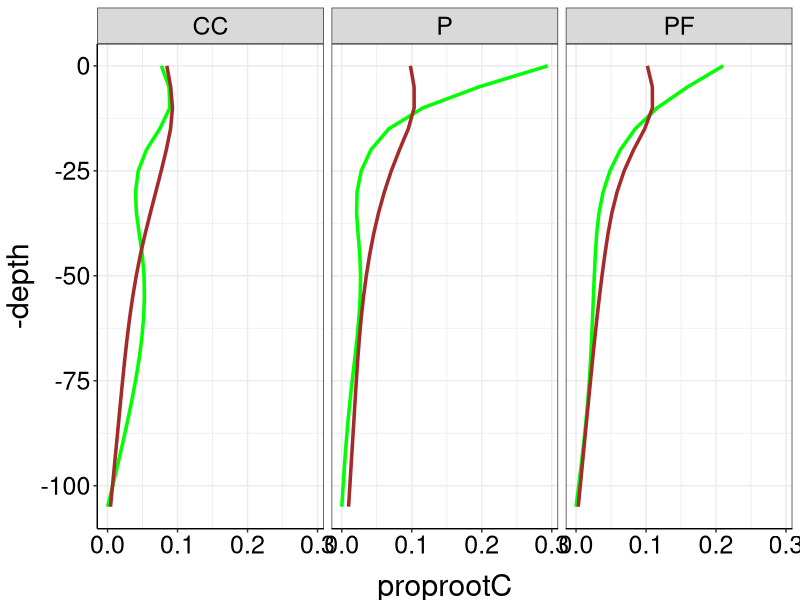
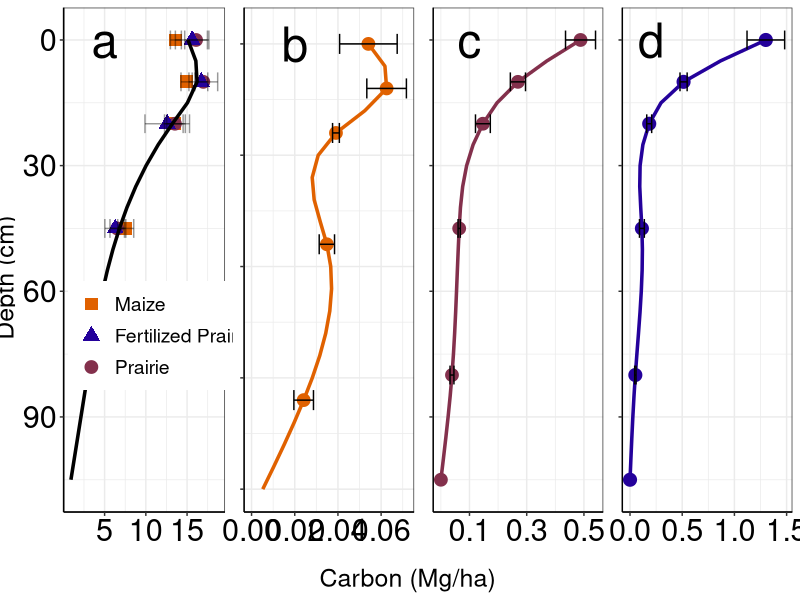
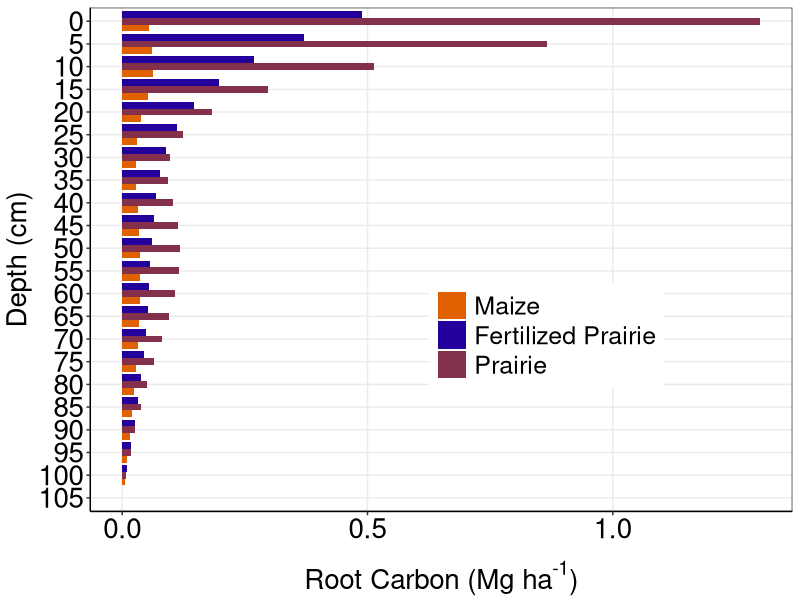

Generate these figures, in order, with R:
library(tidyr)
library(dplyr)
library(ggplot2)
library(plotrix)

this_theme<-theme_bw()+
  theme(#panel.grid.major = element_blank(),
    #panel.grid.minor = element_blank(),
    panel.background = element_blank(),
    axis.line = element_line(),
    legend.position='none', legend.title=element_blank(),
    legend.text = element_text(size=12),
    axis.title.x = element_text(size=22,vjust=-0.5),
    axis.title.y = element_text(size=22,angle=90, vjust=1.2),
    axis.text.x = element_text(colour="black", size=18),
    axis.text.y = element_text(colour="black", size=18), 
    strip.text = element_text(colour="black", size=18))

theme_set(this_theme)



ds2<-read.csv("Data/Equivalent root and C for 5 cm, each plot.csv", header=TRUE)

fake<-tibble(trt = c("CC", "PF", "P"), plot = c("12", "32", "13"), depth = c("105", "105", "105"),
                    root = c(NA, NA, NA), rootC = c(.0001, .0001, .0001), carbon = c(NA, NA, NA))
ds2<-rbind(ds2, fake)

ds2<-ds2%>%
  select(-plot)%>%
  mutate(depth = ifelse((depth == 2.5), 0,
                        ifelse((depth == 10.0), 10,
                               ifelse((depth == 22.5), 20,
                                      ifelse((depth == 45.0), 45,
                                            ifelse((depth == 80.0), 80, 105))))))%>%
  group_by(trt, depth)%>%
  summarise_each(funs(mean(., na.rm = TRUE), std.error(., na.rm = TRUE)))

    
  ds2_depths_possible <- expand.grid(
    depth            = seq(from=min(ds2$depth), max(105), by=5), #Decide resolution here.
    trt              = c("CC", "P", "PF"),
    stringsAsFactors = FALSE
  )

ds2_intpolated <- ds2 %>% 
  right_join(ds2_depths_possible, by=c("trt", "depth")) %>% #Incorporate locations to interpolate
  group_by(trt)%>%
  mutate(
    rootC_interpolated     = spline(x=depth, y=rootC_mean  , xout=depth,  method="natural")$y,
    carbon_interpolated   = spline(x=depth, y=carbon_mean, xout=depth,  method="natural")$y
  ) %>% 
  ungroup()

#ds2_intpolated_rev <- within(ds2_intpolated, depth <- ordered(depth, levels = rev(sort(unique(depth)))))

cc<-ds2_intpolated%>%filter(trt == "CC")
pf<-ds2_intpolated%>%filter(trt == "PF")
p<-ds2_intpolated%>%filter(trt == "P")

cobsmean<-ds2_intpolated%>%
  group_by(depth)%>%
  summarise(avgC = mean(carbon_interpolated))%>%
  full_join(ds2_intpolated, by = "depth")
  #gather(key=variable, value=value, c(avgC, rootC, carbon, rootC_interpolated, carbon_interpolated))%>%

#propfig <- within(propfig, depth <- ordered(depth, levels = rev(sort(unique(depth)))))
#cc <- within(cc, depth <- ordered(depth, levels = rev(sort(unique(depth)))))


rootsCC<-ggplot(cc, aes(x=depth, y=rootC_interpolated)) +
  geom_line(color="#E06100", size=1.2) +
  scale_x_reverse(limits = c(100, -3))+
  #geom_point(shape=1) +
  geom_point(aes(y=rootC_mean), size=4, alpha=1, color="#E06100", na.rm=T) +
  geom_errorbar(aes(ymin=rootC_mean - rootC_std.error, ymax=rootC_mean + rootC_std.error))+
  annotate("text", x=0, y=0.02, label="b", size=12)+
  coord_flip()+
  theme(axis.line = element_line(),
        axis.title.x = element_blank(),
        axis.title.y = element_blank(),
        axis.text.x = element_text(colour="black", size=22),
        axis.text.y = element_blank())

rootsP<-ggplot(p, aes(x=depth, y=rootC_interpolated, color=trt, group=trt)) +
  geom_line(color="#24019B", size=1.2) +
  scale_x_reverse()+
  #geom_point(shape=1) +
  geom_point(aes(y=rootC_mean), size=4.1, alpha=1, color="#24019B", na.rm=T) +
  geom_errorbar(aes(ymin=rootC_mean - rootC_std.error, ymax=rootC_mean + rootC_std.error), color="black")+
  annotate("text", x=0, y=0.2, label="d", size=12)+
  coord_flip()+
  theme(axis.line = element_line(),
        axis.title.x = element_blank(),
        axis.title.y = element_blank(),
        axis.text.x = element_text(colour="black", size=22),
        axis.text.y = element_blank())

rootsPF<-ggplot(pf, aes(x=depth, y=rootC_interpolated, color=trt, group=trt)) +
  geom_line(color="#83304C", size=1.2) +
  scale_x_reverse()+
  scale_y_continuous(breaks = c(.1,.3,.5))+
  #geom_point(shape=1) +
  geom_point(aes(y=rootC_mean), size=4, alpha=1, color="#83304C", na.rm=T) +
  geom_errorbar(aes(ymin=rootC_mean - rootC_std.error, ymax=rootC_mean + rootC_std.error), color="black")+
  annotate("text", x=0, y=0.1, label="c", size=12)+
  coord_flip()+
  theme(axis.line = element_line(),
        axis.title.x = element_blank(),
        axis.title.y = element_blank(),
        axis.text.x = element_text(colour="black", size=22),
        axis.text.y = element_blank())

desert<-c("#E06100", "#24019B", "#83304C")
carbon<-ggplot(cobsmean, aes(x=depth, y=avgC)) +
  #geom_point(shape=1) +
  geom_point(aes(y=carbon_mean, shape=trt, color=trt), size=4, alpha=1, na.rm=T) +
  scale_x_reverse()+
  geom_errorbar(aes(ymin=carbon_mean - carbon_std.error, ymax=carbon_mean + carbon_std.error ), alpha=.4)+
  geom_line(size=1.2) +
  annotate("text", x=0, y=5, label="a", size=12)+
  scale_color_manual(values = desert, breaks=c("CC", "PF", "P"), labels=c("Maize", "Fertilized Prairie", "Prairie"))+
  scale_shape_manual(values = c(15, 17, 19), breaks=c("CC", "PF", "P"), labels=c("Maize", "Fertilized Prairie", "Prairie"))+
  coord_flip()+
  theme(axis.line = element_line(),
        legend.position=c(.62, .35), legend.title=element_blank(),
        legend.text = element_text(size=14), legend.key.size=unit(.8, "cm"),
        axis.title.x = element_blank(),
        axis.title.y = element_blank(),
        axis.text.x = element_text(colour="black", size=22),
        axis.text.y = element_text(colour="black", size=22))
  
###Table 3, is this you? Yes. It is.
sumprops<-ds2_intpolated%>%
  group_by(trt)%>%
  mutate(totalrootC = sum(rootC_interpolated), 
         totalcarbon = sum(carbon_interpolated))%>%
  mutate(proprootC = rootC_interpolated/totalrootC,
         propcarbon = carbon_interpolated/totalcarbon)


  ggplot(sumprops, aes(x=-depth, y=proprootC)) +
 geom_line(color="green", size=1.2) +
 geom_line(aes(y=propcarbon), color="brown", size=1.2) +
 coord_flip()+
  facet_wrap(~trt)
  
split<-sumprops%>%
  mutate(place = ifelse((depth %in% c(0:20)), "top", "bottom"))%>%
  group_by(trt, place)%>%
  summarise(splitC = sum(carbon_interpolated), splitR = sum(rootC_interpolated))%>%
  group_by(trt)%>%
  mutate(totalrootC = sum(splitR), 
         totalcarbon = sum(splitC))%>%
  mutate(proprootC = splitR/totalrootC,
         propcarbon = splitC/totalcarbon)

knitr::kable(split, digits = 2, caption = "Above vs below 20 cm")
  
 

#rootCs
#Measured values were:
#  4  2013     CC  1.953566  1953.566
#5  2013      P 10.148968 10148.968
#6  2013     PF  5.841929  5841.929

#Modeled values were:
#  trt totalrootC totalcarbon
#(chr)     (dbl)       (dbl)
#1    CC  1.884839    160.4608
#2     P 10.397572    162.5389
#3    PF  5.594652    183.6342
  
  library(grid)
  library(gridExtra) #Don't remember if this one is necessary
  
  vplayout<- function(x,y)
    viewport(layout.pos.row=x, layout.pos.col=y)
  
  pdf("Figures/Roots and Soil 2013 Profile.pdf", width = 12, height = 8, family = "Times")
  grid.newpage()
  
  #This sets up the "grid".  This one is 4 rows and 3 columns. 
  #The last row and the first column are tiny because they are axis labels
  pushViewport(viewport(layout = grid.layout(2,5, heights = unit(c(5, 0.4), "null"), 
                                             widths = unit(c(0.4, 5.75, 5,5,5), "null"))))
  
  #This is a label that spans row 1 through 3 (1:3)
  grid.text((expression(paste("Depth (cm)"))), rot = 90, vp = viewport(layout.pos.row = 1, layout.pos.col = 1), gp=gpar(fontsize=18))
  
  #This a label that is centered under columns 2:3 
  grid.text("Carbon (Mg/ha)", vp = viewport(layout.pos.row = 2, layout.pos.col = 2:5), gp=gpar(fontsize=18))
  
  #Then I print the figures I made.  The first one is row 1, column 2 and so on.  
  print(carbon, vp = vplayout(1,2))
  print(rootsCC, vp = vplayout (1,3))
  print(rootsPF, vp = vplayout (1,4))
  print(rootsP, vp = vplayout (1,5))
  dev.off()
  
  
  dodge <- position_dodge(width=.9)
  ds2_intpolated <- within(ds2_intpolated, depth <- ordered(depth, levels = rev(sort(unique(depth)))))
  
  pdf("Figures/Roots and Soil 2013 Absolute Differences.pdf", width = 5, height = 8, family = "Times") 
  ggplot(ds2_intpolated, aes(x=factor(depth), y = rootC_interpolated, fill=trt)) + 
    geom_bar(stat = "identity", position = "dodge") +
    #geom_errorbar(aes(ymax = poxconc + poxconcse, ymin=poxconc - poxconcse), position = dodge, width=0.25) +
    coord_flip()+
    scale_fill_manual(values = desert, breaks=c("CC", "PF", "P"), labels=c("Maize", "Fertilized Prairie", "Prairie"))+
    guides(col = guide_legend(reverse = FALSE))+
    labs(y = (expression(paste("Root Carbon (Mg ha" ^ "-1",")"))),x = "Depth (cm)")+
    theme(#panel.grid.major = element_blank(),
          panel.grid.minor = element_blank(),
          panel.background = element_blank(),
          axis.line = element_line(),
          legend.position=c(.65,.35), legend.title=element_blank(), 
          legend.key.size=unit(.75, "cm"), legend.text = element_text(size=18),
          axis.title.x = element_text(size=20),
          axis.title.y = element_text(size=20,angle=90),
          axis.text.x = element_text(colour="black", size=20),
          axis.text.y = element_text(colour="black", size=20))
  dev.off()
